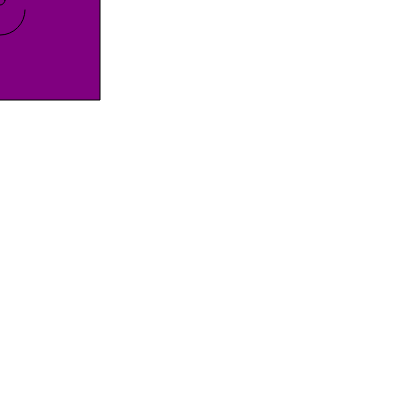
Frame 1 (no input)
Frame 60 (no input): identical to frame 1, image omitted
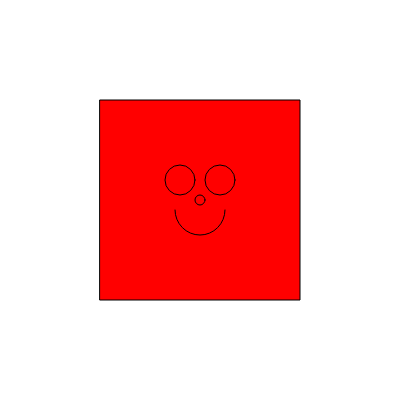
Frame 120 (the mouse pressed at the canvas centre since frame 60)

The p5.js sketch that drew these frames (run headless with seeded random() and noise() and a simulated clock; from frame 60 on, the mouse is pressed at the canvas centre):

// p5.js sketch
// ── sketch.js
// These variables are avaible to use throughout our entire program
var pointX = 0;
var pointY = 0;
var faceColor = "purple";

function setup() {
  // put setup code here
  createCanvas(400,400);
  pointX = width/2;
  pointY = height/2;
  console.log("pointX " + pointX + " pointY " + pointY );

}

function draw() {
  // put drawing code here
  background(255);
  pointX = mouseX;
  pointY = mouseY;

  console.log("pointX " + pointX + " pointY " + pointY );
  fill(faceColor);
  rect(pointX-100,pointY-100,200,200);

  ellipse(pointX,pointY, 10,10);//nose

  ellipse(pointX + 20,pointY -20,30,30);// right eye
  ellipse(pointX - 20, pointY -20, 30,30);//left eye
  arc(pointX,pointY + 10,50,50,0,PI);




}// end of draw


function mousePressed(){
  faceColor = "red";
}

function mouseReleased(){
  faceColor = "purple";
}

function keyPressed(){
  faceColor = "blue";
}
